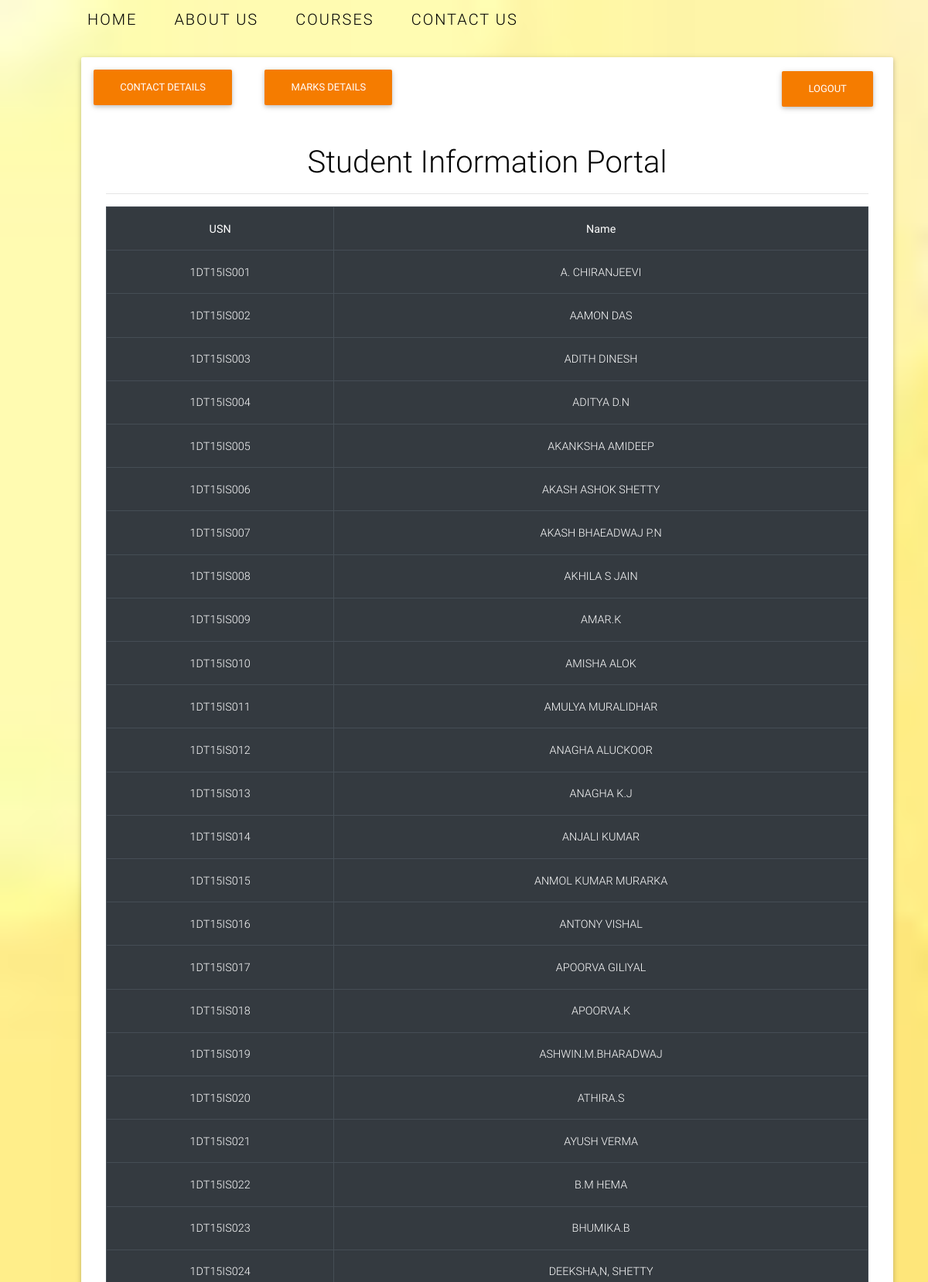
The page /all1stsem.php (signed in, upper part) on the database its author committed.
### tables this page shows
CREATE TABLE `batch20151stsem` (
  `Sl.No` int(3) NOT NULL,
  `USN` varchar(15) NOT NULL,
  `Name` varchar(255) NOT NULL,
  `15MAT11GL` varchar(1) NOT NULL,
  `15MAT11GP` varchar(1) NOT NULL,
  `15PHY12GL` varchar(1) NOT NULL,
  `15PHY12GP` varchar(1) NOT NULL,
  `15CIV13GL` varchar(1) NOT NULL,
  `15CIV13GP` varchar(1) NOT NULL,
  `15EME14GL` varchar(1) NOT NULL,
  `15EME14GP` varchar(1) NOT NULL,
  `15ELE15GL` varchar(1) NOT NULL,
  `15ELE15GP` varchar(1) NOT NULL,
  `15WSL16GL` varchar(1) NOT NULL,
  `15WSL16GP` varchar(1) NOT NULL,
  `15PHYL17GL` varchar(1) NOT NULL,
  `15PHYL17GP` varchar(1) NOT NULL,
  `15CIP18GL` varchar(1) NOT NULL,
  `15CIP18GP` varchar(1) NOT NULL,
  `TCredits` varchar(4) NOT NULL,
  `SGPA` varchar(4) NOT NULL
);

### all1stsem.php (the view, shortened to what this page needs)
<!doctype html>
<html lang="en">
  <head>
  <link rel="stylesheet" href="https://use.fontawesome.com/releases/v5.11.2/css/all.css">
  <link href="css/bootstrap.min.css" rel="stylesheet">
  <link href="css/mdb.min.css" rel="stylesheet">
  <link href="css/style.css" rel="stylesheet">
    <link rel="stylesheet" href="https://use.fontawesome.com/releases/v5.8.1/css/all.css">
  </head>
    <header>
        <div class="container">
            <nav>
                <ul>
                    <li><a href="home.php">Home</a></li>
                    <li><a href="aboutus.php">About Us</a></li>
                    <li><a href="courses.php">Courses</a></li>
                    <li><a href="contactus.php">Contact Us</a></li>
                </ul>
            </nav>
        </div>
    </header>
  <body>
    <div class="container" style="margin-left:90px;">
       <h4><a href="logoutp.php" style="float:right; margin-top:20px; padding-right:20px;"><button class="btn btn-orange">Logout</button></a></h4><h4><a href="studentdetails2015princi.php" style="float:left; padding-right:20px; margin-top:10px; margin-left:10px;"><button class="btn btn-orange">Contact Details</button></a><a href="USNselect2015princi.php" style="float:left; padding-right:20px; margin-top:10px; margin-left:10px;"><button class="btn btn-orange">Marks Details</button></a></h4>
        <div class="jumbotron text-center login-box">
        <br>
        <br>
       <h1 style="color: black;">Student Information Portal</h1>
      <hr>
      <div class="form-group">
 <table class="table table-bordered table-hover table-dark">
    <tr>
        <th>USN</th>
        <th>Name</th>
        </tr>
    <?php
        $conn = mysqli_connect("localhost","root","","college student database");
        $sql = "SELECT USN,Name from batch20151stsem";
        $result = $conn-> query($sql);
        if($result-> num_rows > 0) {
        while ($row = $result-> fetch_assoc()){
        echo "<tr><td>". $row["USN"] . "</td><td>" . $row["Name"] . "</td></tr>";
        }
            echo "</table>";
        }
        else{
            echo "0 result";
        }
        ?>
  </body>
</html>

### all1stsem.php (style rules this page uses)
body { background-image: url(0dafb7928a99a9cb552a941895a6e586.jpg); background-repeat: no-repeat; background-size: cover; }
a { text-decoration: none; color: black; }
.container { max-width: 120rem; width: 90%; margin: 0 auto; float: left; }
nav { padding: 10px; text-transform: uppercase; font-size: 20px; float: left; }
nav ul { display: flex; }
nav ul li { list-style: none; transform: translateX(100rem); animation: slideIn .5s forwards; }
nav ul li:nth-child(1) { animation-delay: 0s; }
nav ul li:nth-child(2) { animation-delay: .1s; }
nav ul li:nth-child(3) { animation-delay: .2s; }
nav ul li:nth-child(4) { animation-delay: .3s; }
nav ul li a { padding: 1rem 0; margin: 0 3rem; position: relative; letter-spacing: 2px; }
nav ul li a:last-child { margin-right: 0; }
nav ul li a::before, nav ul li a::after { content: ''; position: absolute; width: 100%; height: 2px; background-color: crimson; left: 0; transform: scaleX(0); transition: all .5s; }
nav ul li a::before { top: 0; transform-origin: left; }
nav ul li a::after { bottom: 0; transform-origin: right; }

### rows shown on the page
batch20151stsem: USN "1DT15IS001", Name "A. CHIRANJEEVI"
batch20151stsem: USN "1DT15IS002", Name "AAMON DAS"
batch20151stsem: USN "1DT15IS003", Name "ADITH DINESH"
batch20151stsem: USN "1DT15IS004", Name "ADITYA D.N"
batch20151stsem: USN "1DT15IS005", Name "AKANKSHA AMIDEEP"
batch20151stsem: USN "1DT15IS006", Name "AKASH ASHOK SHETTY"
batch20151stsem: USN "1DT15IS007", Name "AKASH BHAEADWAJ P.N"
batch20151stsem: USN "1DT15IS008", Name "AKHILA S JAIN"
batch20151stsem: USN "1DT15IS009", Name "AMAR.K"
batch20151stsem: USN "1DT15IS010", Name "AMISHA ALOK"
batch20151stsem: USN "1DT15IS011", Name "AMULYA MURALIDHAR"
batch20151stsem: USN "1DT15IS012", Name "ANAGHA ALUCKOOR"
batch20151stsem: USN "1DT15IS013", Name "ANAGHA K.J"
batch20151stsem: USN "1DT15IS014", Name "ANJALI KUMAR"
batch20151stsem: USN "1DT15IS015", Name "ANMOL KUMAR MURARKA"
batch20151stsem: USN "1DT15IS016", Name "ANTONY VISHAL"
batch20151stsem: USN "1DT15IS017", Name "APOORVA GILIYAL"
batch20151stsem: USN "1DT15IS018", Name "APOORVA.K"
batch20151stsem: USN "1DT15IS019", Name "ASHWIN.M.BHARADWAJ"
batch20151stsem: USN "1DT15IS020", Name "ATHIRA.S"
batch20151stsem: USN "1DT15IS021", Name "AYUSH VERMA"
batch20151stsem: USN "1DT15IS022", Name "B.M HEMA"
batch20151stsem: USN "1DT15IS023", Name "BHUMIKA.B"
batch20151stsem: USN "1DT15IS024", Name "DEEKSHA,N, SHETTY"
